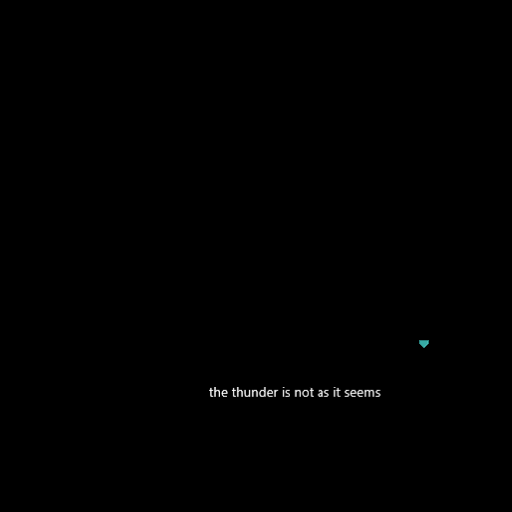

Rendered tile map (Tiled .tmx) drawn with the repository's tilesets; below, a short description and the map source with its tile grids summarised:
An orthogonal 32x32 tile map with 16x16 px tiles, 2 tile layers (Ground Terrain, Above0), 1 hidden layer not drawn.

<map version="1.5" tiledversion="1.7.2" orientation="orthogonal" renderorder="right-down" width="32" height="32" tilewidth="16" tileheight="16" infinite="0" nextlayerid="10" nextobjectid="1">
 <editorsettings>
  <export target="The Void.json" format="json" />
 </editorsettings>
 <tileset firstgid="1" source="tiles.tsx" />
 <layer id="8" name="Region:The Void:" width="32" height="32" visible="0" locked="1">
  <data>[1024 cells, 1024 non-empty, 1 distinct tile ids]</data>
 </layer>
 <layer id="9" name="Ground Terrain" width="32" height="32">
  <data>[1024 cells, 0 non-empty, 0 distinct tile ids]</data>
 </layer>
 <layer id="1" name="Above0" width="32" height="32">
  <data>[1024 cells, 12 non-empty, 12 distinct tile ids]</data>
 </layer>
</map>
